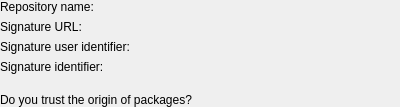
<?xml version="1.0" encoding="UTF-8"?>
<ui version="4.0">
 <class>RepoSig</class>
 <widget class="QWidget" name="RepoSig">
  <property name="geometry">
   <rect>
    <x>0</x>
    <y>0</y>
    <width>400</width>
    <height>107</height>
   </rect>
  </property>
  <property name="windowTitle">
   <string>Software signature is required</string>
  </property>
  <layout class="QGridLayout" name="gridLayout">
   <property name="margin">
    <number>0</number>
   </property>
   <item row="2" column="0">
    <widget class="QLabel" name="label">
     <property name="text">
      <string>Do you trust the origin of packages?</string>
     </property>
     <property name="margin">
      <number>5</number>
     </property>
    </widget>
   </item>
   <item row="0" column="0">
    <layout class="QFormLayout" name="formLayout">
     <property name="fieldGrowthPolicy">
      <enum>QFormLayout::AllNonFixedFieldsGrow</enum>
     </property>
     <property name="rowWrapPolicy">
      <enum>QFormLayout::WrapLongRows</enum>
     </property>
     <item row="0" column="0">
      <widget class="QLabel" name="label_2">
       <property name="sizePolicy">
        <sizepolicy hsizetype="Preferred" vsizetype="Preferred">
         <horstretch>0</horstretch>
         <verstretch>0</verstretch>
        </sizepolicy>
       </property>
       <property name="text">
        <string>Repository name:</string>
       </property>
      </widget>
     </item>
     <item row="0" column="1">
      <widget class="QLabel" name="repoNameL">
       <property name="sizePolicy">
        <sizepolicy hsizetype="Expanding" vsizetype="Preferred">
         <horstretch>0</horstretch>
         <verstretch>0</verstretch>
        </sizepolicy>
       </property>
       <property name="wordWrap">
        <bool>true</bool>
       </property>
      </widget>
     </item>
     <item row="1" column="0">
      <widget class="QLabel" name="label_3">
       <property name="sizePolicy">
        <sizepolicy hsizetype="Preferred" vsizetype="Preferred">
         <horstretch>0</horstretch>
         <verstretch>0</verstretch>
        </sizepolicy>
       </property>
       <property name="text">
        <string>Signature URL:</string>
       </property>
      </widget>
     </item>
     <item row="1" column="1">
      <widget class="QLabel" name="sigUrlL">
       <property name="sizePolicy">
        <sizepolicy hsizetype="Expanding" vsizetype="Preferred">
         <horstretch>0</horstretch>
         <verstretch>0</verstretch>
        </sizepolicy>
       </property>
       <property name="wordWrap">
        <bool>true</bool>
       </property>
      </widget>
     </item>
     <item row="2" column="0">
      <widget class="QLabel" name="label_4">
       <property name="sizePolicy">
        <sizepolicy hsizetype="Preferred" vsizetype="Preferred">
         <horstretch>0</horstretch>
         <verstretch>0</verstretch>
        </sizepolicy>
       </property>
       <property name="text">
        <string>Signature user identifier:</string>
       </property>
      </widget>
     </item>
     <item row="2" column="1">
      <widget class="QLabel" name="sigUserIdL">
       <property name="sizePolicy">
        <sizepolicy hsizetype="Expanding" vsizetype="Preferred">
         <horstretch>0</horstretch>
         <verstretch>0</verstretch>
        </sizepolicy>
       </property>
       <property name="wordWrap">
        <bool>true</bool>
       </property>
      </widget>
     </item>
     <item row="3" column="0">
      <widget class="QLabel" name="label_5">
       <property name="sizePolicy">
        <sizepolicy hsizetype="Preferred" vsizetype="Preferred">
         <horstretch>0</horstretch>
         <verstretch>0</verstretch>
        </sizepolicy>
       </property>
       <property name="text">
        <string>Signature identifier:</string>
       </property>
      </widget>
     </item>
     <item row="3" column="1">
      <widget class="QLabel" name="sigIdL">
       <property name="sizePolicy">
        <sizepolicy hsizetype="Expanding" vsizetype="Preferred">
         <horstretch>0</horstretch>
         <verstretch>0</verstretch>
        </sizepolicy>
       </property>
       <property name="wordWrap">
        <bool>true</bool>
       </property>
      </widget>
     </item>
    </layout>
   </item>
   <item row="1" column="0">
    <spacer name="verticalSpacer">
     <property name="orientation">
      <enum>Qt::Vertical</enum>
     </property>
     <property name="sizeHint" stdset="0">
      <size>
       <width>20</width>
       <height>10</height>
      </size>
     </property>
    </spacer>
   </item>
  </layout>
 </widget>
 <resources/>
 <connections/>
</ui>
